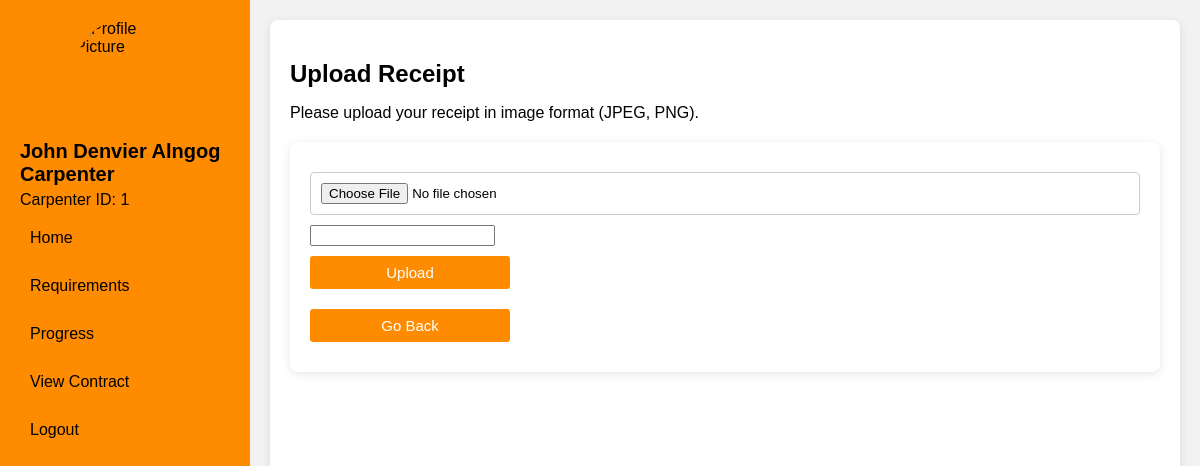
The page /purchase.php (signed in) on the database as committed earlier.
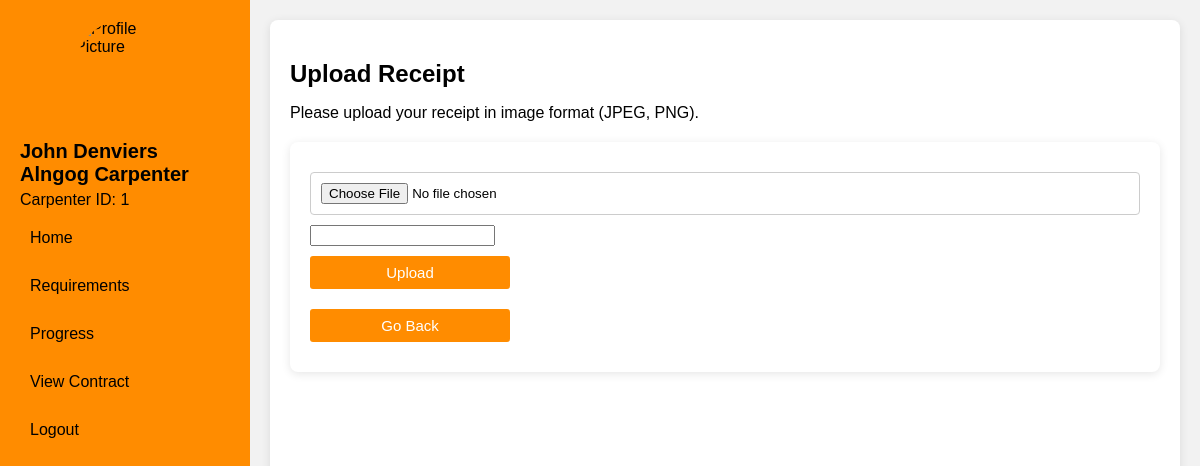
The same page on the database as committed later.
### tables this page shows
CREATE TABLE `carpenters` (
  `Carpenter_ID` int(11) NOT NULL,
  `First_Name` varchar(255) NOT NULL,
  `Last_Name` varchar(255) NOT NULL,
  `Phone_Number` bigint(11) NOT NULL,
  `Email` varchar(255) NOT NULL,
  `Address` varchar(255) NOT NULL,
  `Date_Of_Birth` date NOT NULL,
  `Experiences` varchar(255) NOT NULL,
  `Project_Completed` varchar(255) NOT NULL,
  `username` varchar(255) NOT NULL,
  `password` varchar(255) NOT NULL,
  `specialization` varchar(255) NOT NULL,
  `Photo` mediumblob NOT NULL
);

### purchase.php (the view, shortened to what this page needs)
<?php
    include('config.php');
    $carpenterId = $_SESSION['Carpenter_ID'];
    $query = "SELECT Photo, First_Name, Last_Name, Carpenter_ID FROM carpenters WHERE Carpenter_ID = ?";
    $stmt = $conn->prepare($query);
    $stmt->bind_param("i", $carpenterId);
    $stmt->execute();
    $result = $stmt->get_result();
    $carpenter = $result->fetch_assoc();
?>
<!DOCTYPE html>
<html lang="en">
<head>
    <link rel="stylesheet" href="https://cdnjs.cloudflare.com/ajax/libs/font-awesome/4.7.0/css/font-awesome.min.css">
</head>
<body>
    <div class="sidebar">
        <img src="<?php echo $_SESSION['Photo'] ?? 'default-profile.jpg'; ?>" alt="Profile Picture" class="profile-image">
        <h2><?php echo htmlspecialchars($carpenter['First_Name'] . ' ' . $carpenter['Last_Name']); ?></h2>
        <p>Carpenter ID: <?php echo htmlspecialchars($carpenter['Carpenter_ID']); ?></p>
        <a href="index.html">Home</a>
        <a href="requirements.php">Requirements</a>
        <a href="progress.php">Progress</a>
        <a href="contract.php">View Contract</a>
        <a href="logout.php">Logout</a>
    </div>
    <div class="main-content">
        <h2>Upload Receipt</h2>
        <p>Please upload your receipt in image format (JPEG, PNG).</p>
        <div class="upload-card">
            <form action="transaction.php" method="POST" enctype="multipart/form-data" id="upload-form">
                <input type="file" name="receipt" id="receipt-upload" accept="image/*" required>
                <input type="text" name="details" id="receipt-details" required>
                <br>
                <button type="submit" class="btn">Upload</button>
            </form>
            <button class="back-btn" onclick="history.back()">Go Back</button>
        </div>
    </div>
</body>
</html>

Rows that differ between the two databases and show on the page:
changed carpenters id 1: First_Name+Last_Name "John Denvier Alngog Carpenter" → "John Denviers Alngog Carpenter"
